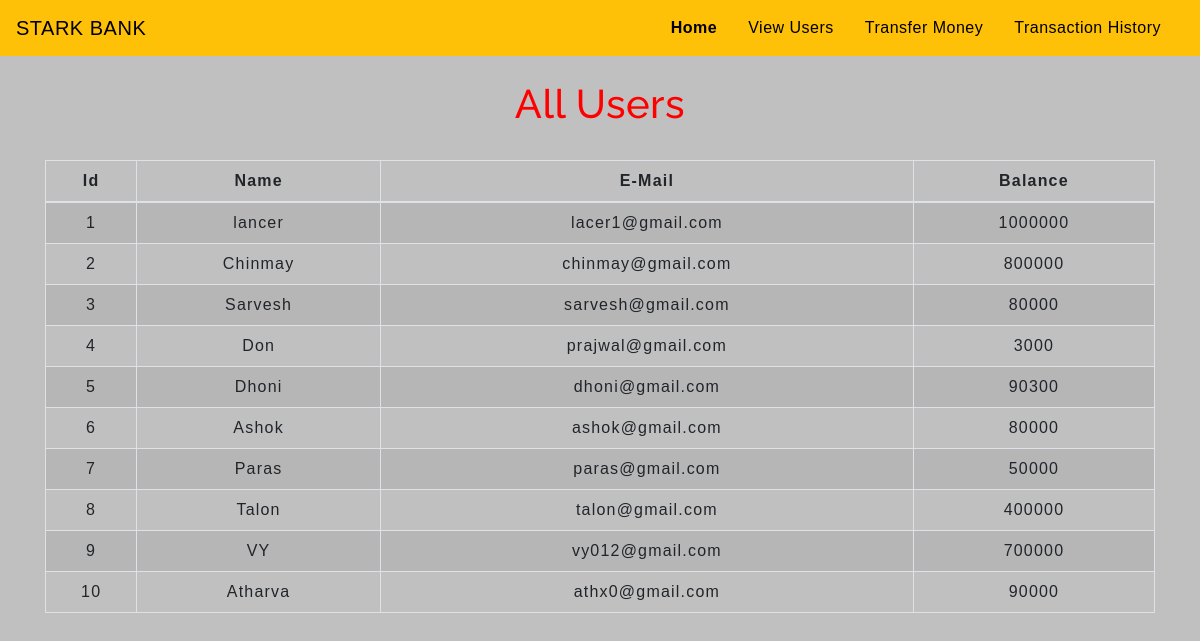
Screenshot of /viewcustomer.php with the database file from the repository.
### tables this page shows
CREATE TABLE `users` (
  `id` int(3) NOT NULL,
  `name` text NOT NULL,
  `email` varchar(30) NOT NULL,
  `balance` int(8) NOT NULL
);

### viewcustomer.php (the view, shortened to what this page needs)
<!DOCTYPE html>
<html lang="en">
<head>
    <link rel="stylesheet" href="https://maxcdn.bootstrapcdn.com/bootstrap/4.0.0/css/bootstrap.min.css"
>
    <link rel="stylesheet" type="text/css" href="css/table.css">
    <link rel="stylesheet" type="text/css" href="css/navbar.css">
</head>
<body style="background-color:silver;">
    <?php
    include 'config.php';
    $sql = "SELECT * FROM users";
    $result = mysqli_query($conn,$sql);
?>
    <?php
  include 'navbar.php';
?>
    <div class="container">
        <h2 class="text-center pt-4">All Users</h2>
        <br>
        <div class="row">
            <div class="col">
                <div class="table-responsive-sm">
                    <table class="table table-hover table-sm table-striped table-condensed table-bordered">
                        <thead>
                            <tr>
                                <th scope="col" class="text-center py-2">Id</th>
                                <th scope="col" class="text-center py-2">Name</th>
                                <th scope="col" class="text-center py-2">E-Mail</th>
                                <th scope="col" class="text-center py-2">Balance</th>
                            </tr>
                        </thead>
                        <tbody>
                            <?php
                    while($rows=mysqli_fetch_assoc($result)){
                ?>
                            <tr>
                                <td class="py-2"><?php echo $rows['id'] ?></td>
                                <td class="py-2"><?php echo $rows['name']?></td>
                                <td class="py-2"><?php echo $rows['email']?></td>
                                <td class="py-2"><?php echo $rows['balance']?></td>
                            </tr>
                            <?php
                    }
                ?>
                        </tbody>
                    </table>
                </div>
            </div>
        </div>
    </div>
</body>
</html>

### navbar.php (shortened to what this page needs)
<nav class="navbar navbar-expand-md  navbar-custom navbar-light bg-warning">
    <a class="navbar-brand" style="color:black" href="index.php">STARK BANK</a>
    <div class="collapse navbar-collapse" id="collapsibleNavbar">
        <ul class="navbar-nav ml-auto">
            <li class="nav-item">
                <a class="nav-link"  style="color:black" href="index.php"><strong>Home</strong></a>
            </li>
            <li class="nav-item">
                <a class="nav-link"  style="color:black" href="viewcustomer.php">View Users</a>
            </li>
            <li class="nav-item">
                <a class="nav-link"  style="color:black" href="transfermoney.php">Transfer Money</a>
            </li>
            <li class="nav-item">
                <a class="nav-link"  style="color:black" href="transactionhistory.php">Transaction History</a>
            </li>
    </div>
</nav>

### css/table.css (style rules this page uses)
* { padding: 0; margin: 0; box-sizing: border-box; font-family: sans-serif; }
h2 { font-size: 40px; }
table { letter-spacing: 1.2px; }
td { text-align: center; }

### css/navbar.css (style rules this page uses)
.nav-link { margin-right: 15px; color:red; letter-spacing: 0.5px; transition: 0.5s; }
.navbar-brand { color: red; letter-spacing: 0.5px; }
h2 { color:red; letter-spacing: 0.5px; font-family: raleway; }

### rows the page displays
users: id "1", name "lancer", email "lacer1@gmail.com", balance "1000000"
users: id "2", name "Chinmay", email "chinmay@gmail.com", balance "800000"
users: id "3", name "Sarvesh", email "sarvesh@gmail.com", balance "80000"
users: id "4", name "Don", email "prajwal@gmail.com", balance "3000"
users: id "5", name "Dhoni", email "dhoni@gmail.com", balance "90300"
users: id "6", name "Ashok", email "ashok@gmail.com", balance "80000"
users: id "7", name "Paras", email "paras@gmail.com", balance "50000"
users: id "8", name "Talon", email "talon@gmail.com", balance "400000"
users: id "9", name "VY", email "vy012@gmail.com", balance "700000"
users: id "10", name "Atharva", email "athx0@gmail.com", balance "90000"
